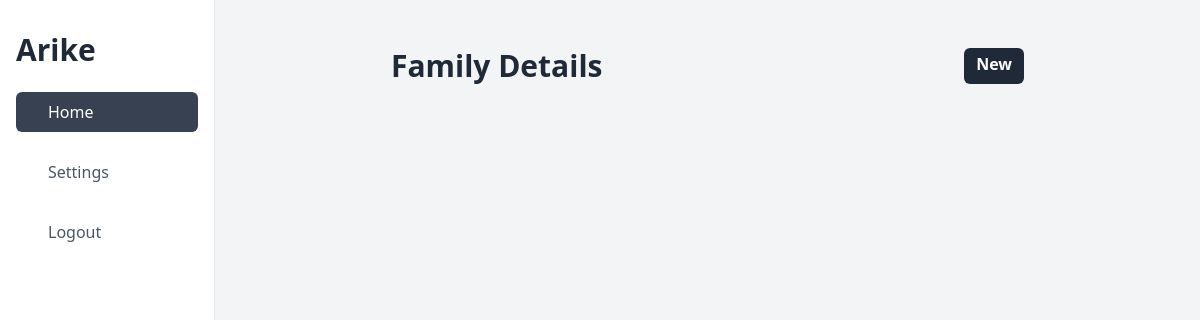
Page /list/family/2 on the earlier database version.
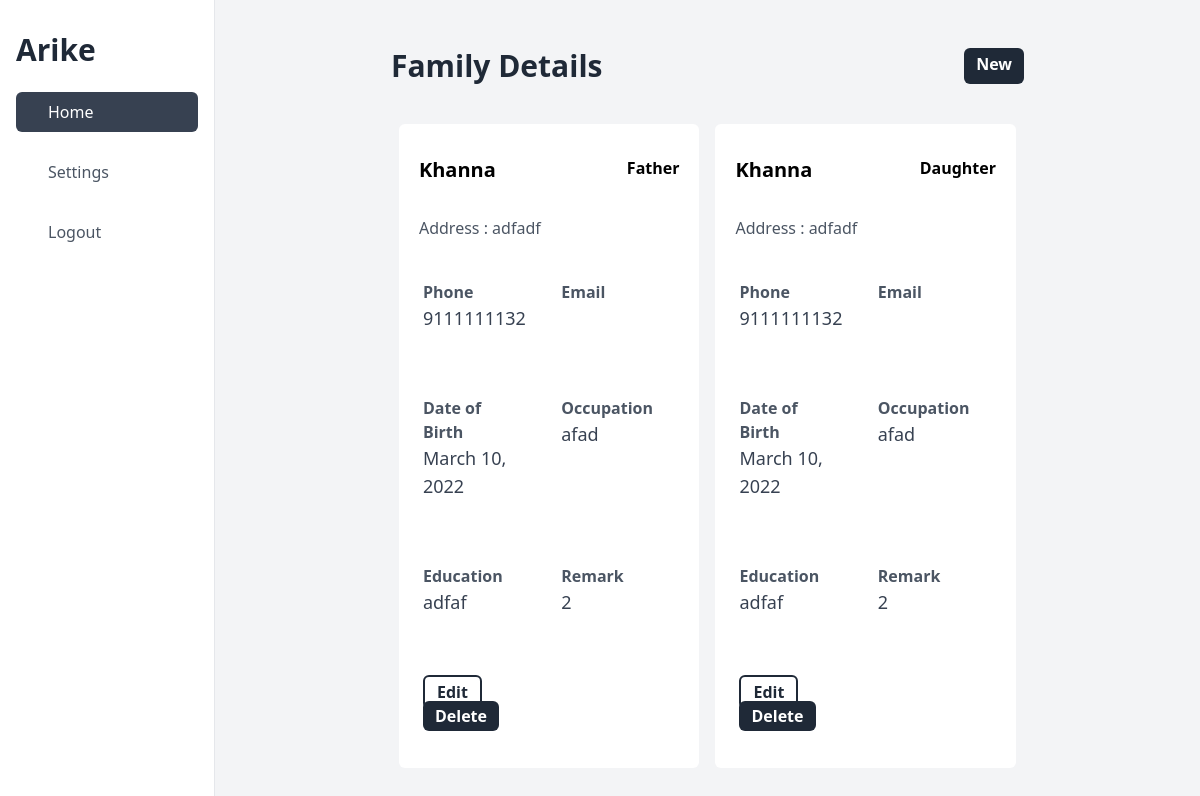
Same page on the later database version.
### apps/models.py (models this page shows, shortened)
class FamilyDetail(models.Model):
    full_name = models.CharField(max_length=150)
    phone = models.CharField(max_length=14, validators=[phone_number_regex])
    date_of_birth = models.DateField()
    email = models.EmailField(blank=True)
    relation = models.CharField(max_length=20, choices=RELATION)
    address = models.TextField(default="")
    education = models.CharField(max_length=35)
    occupation = models.CharField(max_length=35)
    remarks = models.TextField(null=True)
    is_primary = models.BooleanField(default=True)
    patient = models.ForeignKey(Patient, on_delete=models.CASCADE, null=True)
    created_at = models.DateTimeField(auto_now_add=True)
    updated_at = models.DateTimeField(auto_now=True)
    deleted = models.BooleanField(default=False)
    def __str__(self):
        return self.full_name

class Patient(models.Model):
    full_name = models.CharField(max_length=150)
    date_of_birth = models.DateField()
    address = models.TextField(default="")
    landmark = models.CharField(max_length=100)
    phone = models.CharField(max_length=14, validators=[phone_number_regex])
    gender = models.CharField(max_length=20, choices=GENDER_CHOICES)
    emergency_phone_number = models.CharField(
        max_length=14, validators=[phone_number_regex]
    )
    expired_time = models.DateTimeField(blank=True, null=True)
    ward = models.ForeignKey(Ward, on_delete=models.PROTECT)
    facility = models.ForeignKey(Facility, on_delete=models.PROTECT, null=True)
    nurse = models.ForeignKey(
        CustomUser, blank=False, on_delete=models.PROTECT, null=True
    )
    created_at = models.DateTimeField(auto_now_add=True)
    updated_at = models.DateTimeField(auto_now=True)
    deleted = models.BooleanField(default=False)

### apps/views.py (the view)
# urls.py: path("list/family/<int:patient_id>", FamilyListView.as_view()),
class FamilyListView(ListView):
    model = FamilyDetail
    template_name = "FamilyDetails/list.html"
    context_object_name = "objects"
    def get_queryset(self):
        patient_id = self.kwargs["patient_id"]
        print(patient_id)
        patient = Patient.objects.get(pk=patient_id)
        objects = FamilyDetail.objects.filter(deleted=False, patient=patient)
        print(objects)
        return objects
    def get_context_data(self, **kwargs):
        context = super().get_context_data(**kwargs)
        context["patient_id"] = self.kwargs["patient_id"]
        return context

### templates/FamilyDetails/list.html (shortened to what this page needs)
{% extends "base_dashboard.html" %}
{% block content %}
    <div class="flex justify-between  my-8">
        <h1 class="text-3xl font-bold text-gray-800">Family Details</h1>
        <a class="bg-gray-800 text-white font-bold text-1xl px-3 py-1 rounded-md text-center" href="/create/family/{{ patient_id }}">New</a>
    </div>
    <div class="grid grid-cols-2 ">
        {% for object in objects %}
        <div class="px-3 py-2 bg-white m-2 rounded-md">
            <div class="flex justify-between my-6">
                <p class="font-semibold text-xl px-2">{{ object.full_name }}</p>
                <p class="font-semibold px-2 ">{{ object.relation }}</p>
            </div>
            <div class="text-gray-600 px-2 py-2">
                Address : {{ object.address }}
            </div>
            <div class="grid grid-cols-2 ">
                <div class="pr-12 pl-3 py-2 mr-8 my-6">
                    <p class="text-gray-600 font-bold text-md">Phone</p>
                    <p class="text-gray-700 font-regular text-lg">{{ object.phone}}</p>
                </div>
                <div class="pr-12 pl-3 py-2 mr-8 my-6">
                    <p class="text-gray-600 font-bold text-md">Email</p>
                </div>
                <div class="pr-12 pl-3 py-2 mr-8 my-6">
                    <p class="text-gray-600 font-bold text-md">Date of Birth</p>
                    <p class="text-gray-700 font-regular text-lg">{{ object.date_of_birth }}</p>
                </div>
                <div class="pr-12 pl-3 py-2 mr-8 my-6">
                    <p class="text-gray-600 font-bold text-md">Occupation</p>
                    <p class="text-gray-700 font-regular text-lg">{{ object.occupation }}</p>
                </div>
                <div class="pr-12 pl-3 py-2 mr-8 my-6">
                    <p class="text-gray-600 font-bold text-md">Education</p>
                    <p class="text-gray-700 font-regular text-lg">{{ object.education }}</p>
                </div>
                <div class="pr-12 pl-3 py-2 mr-8 my-6">
                    <p class="text-gray-600 font-bold text-md">Remark</p>
                    <p class="text-gray-700 font-regular text-lg">{{ object.patient.id }}</p>
                </div>
                <div class="pr-12 pl-3 py-2 mr-8 my-6">
                    <a class="bg-white text-gray-800 font-bold text-1xl px-3 py-1 rounded-md text-center border-2 border-gray-800" href="/update/family/{{ object.id }}">Edit</a>
                    <a class="bg-gray-800 text-white font-bold text-1xl px-3 py-1 rounded-md text-center" href="/delete/family/{{ object.id }}">Delete</a>
                </div>
            </div>
        </div>
        {% endfor %}
    </div>
{% endblock content %}

Differences in the rows shown:
added FamilyDetail: full_name "Khanna", relation "Father", address "adfadf", phone "9111111132", date_of_birth "March 10, 2022", occupation "afad", education "adfaf", patient.id "2"
added FamilyDetail: full_name "Khanna", relation "Daughter", address "adfadf", phone "9111111132", date_of_birth "March 10, 2022", occupation "afad", education "adfaf", patient.id "2"
